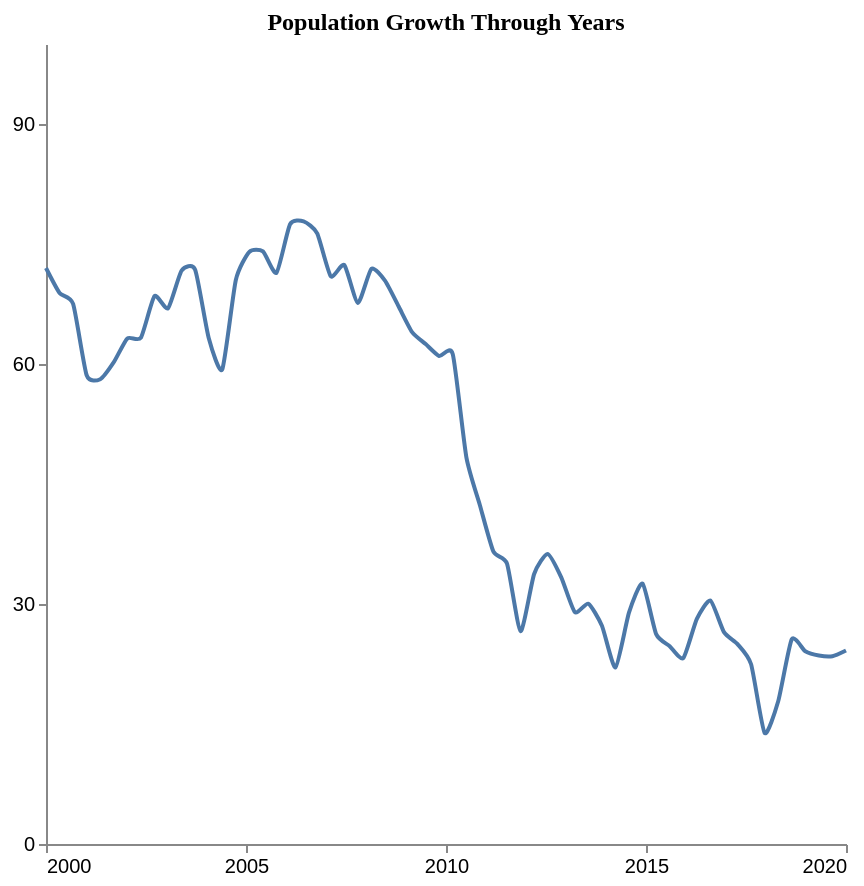

Write a Vega-Lite specification for this figure.
### Vega-Lite specification from a JSON file in a GitHub repository (floating-point values rounded to 4 significant figures)
{"$schema": "https://vega.github.io/schema/vega-lite/v5.json", "description": "Pattern: irregular", "data": {"values": [{"X": 2000.0, "Y": 72.0}, {"X": 2000.0, "Y": 68.88}, {"X": 2001.0, "Y": 67.51}, {"X": 2001.0, "Y": 58.59}, {"X": 2001.0, "Y": 58.1}, {"X": 2002.0, "Y": 60.22}, {"X": 2002.0, "Y": 63.19}, {"X": 2002.0, "Y": 63.29}, {"X": 2003.0, "Y": 68.48}, {"X": 2003.0, "Y": 66.98}, {"X": 2003.0, "Y": 71.68}, {"X": 2004.0, "Y": 71.78}, {"X": 2004.0, "Y": 63.25}, {"X": 2004.0, "Y": 59.34}, {"X": 2005.0, "Y": 70.51}, {"X": 2005.0, "Y": 74.03}, {"X": 2005.0, "Y": 74.07}, {"X": 2006.0, "Y": 71.41}, {"X": 2006.0, "Y": 77.47}, {"X": 2006.0, "Y": 77.83}, {"X": 2007.0, "Y": 76.33}, {"X": 2007.0, "Y": 70.97}, {"X": 2007.0, "Y": 72.37}, {"X": 2008.0, "Y": 67.64}, {"X": 2008.0, "Y": 71.91}, {"X": 2008.0, "Y": 70.41}, {"X": 2009.0, "Y": 67.21}, {"X": 2009.0, "Y": 63.99}, {"X": 2009.0, "Y": 62.49}, {"X": 2010.0, "Y": 60.99}, {"X": 2010.0, "Y": 61.22}, {"X": 2011.0, "Y": 48.36}, {"X": 2011.0, "Y": 42.35}, {"X": 2011.0, "Y": 36.54}, {"X": 2012.0, "Y": 35.04}, {"X": 2012.0, "Y": 26.6}, {"X": 2012.0, "Y": 33.75}, {"X": 2013.0, "Y": 36.25}, {"X": 2013.0, "Y": 33.33}, {"X": 2013.0, "Y": 28.99}, {"X": 2014.0, "Y": 30.04}, {"X": 2014.0, "Y": 27.28}, {"X": 2014.0, "Y": 22.07}, {"X": 2015.0, "Y": 28.94}, {"X": 2015.0, "Y": 32.55}, {"X": 2015.0, "Y": 26.23}, {"X": 2016.0, "Y": 24.73}, {"X": 2016.0, "Y": 23.23}, {"X": 2016.0, "Y": 28.14}, {"X": 2017.0, "Y": 30.43}, {"X": 2017.0, "Y": 26.48}, {"X": 2017.0, "Y": 24.98}, {"X": 2018.0, "Y": 22.46}, {"X": 2018.0, "Y": 13.88}, {"X": 2018.0, "Y": 17.84}, {"X": 2019.0, "Y": 25.59}, {"X": 2019.0, "Y": 24.09}, {"X": 2019.0, "Y": 23.56}, {"X": 2020.0, "Y": 23.47}, {"X": 2020.0, "Y": 24.19}]}, "mark": {"type": "line", "interpolate": "cardinal", "tension": 0.4}, "encoding": {"x": {"field": "X", "type": "quantitative", "title": "", "axis": {"grid": false, "format": "d", "values": [2000, 2005, 2010, 2015, 2020], "tickSize": 4}, "scale": {"domain": [2000, 2020]}}, "y": {"field": "Y", "type": "quantitative", "title": "", "axis": {"grid": false, "format": "d", "values": [0, 30, 60, 90], "tickSize": 4, "tickOpacity": 1}, "scale": {"domain": [0, 100]}}}, "title": {"text": "Population Growth Through Years", "anchor": "middle", "font": "Tahoma", "fontSize": 12}, "config": {"lineBreak": "^", "view": {"stroke": null}}, "height": 400, "width": 400, "autosize": "pad"}
